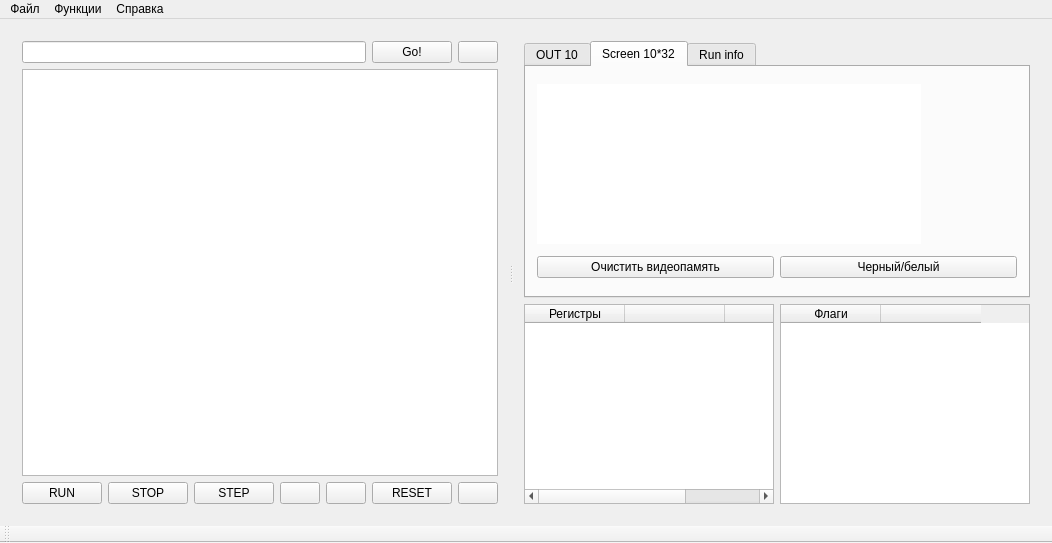
<?xml version="1.0" encoding="UTF-8"?>
<ui version="4.0">
 <class>MainWindow</class>
 <widget class="QMainWindow" name="MainWindow">
  <property name="geometry">
   <rect>
    <x>0</x>
    <y>0</y>
    <width>1052</width>
    <height>543</height>
   </rect>
  </property>
  <property name="windowTitle">
   <string>MainWindow</string>
  </property>
  <widget class="QWidget" name="centralWidget">
   <layout class="QHBoxLayout" name="horizontalLayout_4">
    <item>
     <widget class="QSplitter" name="splitter">
      <property name="sizePolicy">
       <sizepolicy hsizetype="Preferred" vsizetype="Preferred">
        <horstretch>0</horstretch>
        <verstretch>0</verstretch>
       </sizepolicy>
      </property>
      <property name="layoutDirection">
       <enum>Qt::LeftToRight</enum>
      </property>
      <property name="autoFillBackground">
       <bool>false</bool>
      </property>
      <property name="orientation">
       <enum>Qt::Horizontal</enum>
      </property>
      <property name="opaqueResize">
       <bool>true</bool>
      </property>
      <property name="handleWidth">
       <number>4</number>
      </property>
      <property name="childrenCollapsible">
       <bool>true</bool>
      </property>
      <widget class="QWidget" name="layoutWidget">
       <layout class="QVBoxLayout" name="verticalLayout" stretch="0,0,0">
        <property name="sizeConstraint">
         <enum>QLayout::SetDefaultConstraint</enum>
        </property>
        <item>
         <layout class="QHBoxLayout" name="horizontalLayout">
          <item>
           <widget class="QLineEdit" name="lineEdit"/>
          </item>
          <item>
           <widget class="QPushButton" name="pushButton_4">
            <property name="text">
             <string>Go!</string>
            </property>
            <property name="icon">
             <iconset resource="res.qrc">
              <normaloff>:/img/go.png</normaloff>:/img/go.png</iconset>
            </property>
           </widget>
          </item>
          <item>
           <widget class="QPushButton" name="pushButton_8">
            <property name="text">
             <string/>
            </property>
            <property name="icon">
             <iconset resource="res.qrc">
              <normaloff>:/img/search.png</normaloff>:/img/search.png</iconset>
            </property>
           </widget>
          </item>
         </layout>
        </item>
        <item>
         <widget class="QTableView" name="tableView">
          <property name="sizePolicy">
           <sizepolicy hsizetype="Expanding" vsizetype="Expanding">
            <horstretch>100</horstretch>
            <verstretch>0</verstretch>
           </sizepolicy>
          </property>
          <property name="minimumSize">
           <size>
            <width>100</width>
            <height>0</height>
           </size>
          </property>
          <property name="baseSize">
           <size>
            <width>600</width>
            <height>0</height>
           </size>
          </property>
          <property name="frameShape">
           <enum>QFrame::StyledPanel</enum>
          </property>
          <property name="frameShadow">
           <enum>QFrame::Sunken</enum>
          </property>
          <property name="lineWidth">
           <number>1</number>
          </property>
          <property name="midLineWidth">
           <number>0</number>
          </property>
          <property name="verticalScrollBarPolicy">
           <enum>Qt::ScrollBarAsNeeded</enum>
          </property>
          <property name="horizontalScrollBarPolicy">
           <enum>Qt::ScrollBarAsNeeded</enum>
          </property>
          <property name="editTriggers">
           <set>QAbstractItemView::AllEditTriggers</set>
          </property>
          <property name="tabKeyNavigation">
           <bool>false</bool>
          </property>
          <property name="showDropIndicator" stdset="0">
           <bool>false</bool>
          </property>
          <property name="dragDropOverwriteMode">
           <bool>false</bool>
          </property>
          <property name="selectionMode">
           <enum>QAbstractItemView::NoSelection</enum>
          </property>
          <property name="selectionBehavior">
           <enum>QAbstractItemView::SelectItems</enum>
          </property>
          <property name="showGrid">
           <bool>true</bool>
          </property>
          <property name="gridStyle">
           <enum>Qt::SolidLine</enum>
          </property>
          <property name="wordWrap">
           <bool>true</bool>
          </property>
          <property name="cornerButtonEnabled">
           <bool>true</bool>
          </property>
         </widget>
        </item>
        <item>
         <layout class="QHBoxLayout" name="horizontalLayout_3">
          <item>
           <widget class="QPushButton" name="pushButton">
            <property name="text">
             <string>RUN</string>
            </property>
            <property name="icon">
             <iconset resource="res.qrc">
              <normaloff>:/img/run.png</normaloff>:/img/run.png</iconset>
            </property>
           </widget>
          </item>
          <item>
           <widget class="QPushButton" name="pushButton_3">
            <property name="text">
             <string>STOP</string>
            </property>
            <property name="icon">
             <iconset resource="res.qrc">
              <normaloff>:/img/stop.png</normaloff>:/img/stop.png</iconset>
            </property>
           </widget>
          </item>
          <item>
           <widget class="QPushButton" name="pushButton_2">
            <property name="text">
             <string>STEP</string>
            </property>
            <property name="icon">
             <iconset resource="res.qrc">
              <normaloff>:/img/step.png</normaloff>:/img/step.png</iconset>
            </property>
           </widget>
          </item>
          <item>
           <widget class="QPushButton" name="pushButton_9">
            <property name="text">
             <string/>
            </property>
            <property name="icon">
             <iconset resource="res.qrc">
              <normaloff>:/img/down.png</normaloff>:/img/down.png</iconset>
            </property>
           </widget>
          </item>
          <item>
           <widget class="QPushButton" name="pushButton_11">
            <property name="whatsThis">
             <string/>
            </property>
            <property name="text">
             <string/>
            </property>
            <property name="icon">
             <iconset resource="res.qrc">
              <normaloff>:/img/up.png</normaloff>:/img/up.png</iconset>
            </property>
           </widget>
          </item>
          <item>
           <widget class="QPushButton" name="pushButton_12">
            <property name="text">
             <string>RESET</string>
            </property>
            <property name="icon">
             <iconset resource="res.qrc">
              <normaloff>:/img/reset.png</normaloff>:/img/reset.png</iconset>
            </property>
           </widget>
          </item>
          <item>
           <widget class="QPushButton" name="pushButton_10">
            <property name="text">
             <string/>
            </property>
            <property name="icon">
             <iconset resource="res.qrc">
              <normaloff>:/img/clear.png</normaloff>:/img/clear.png</iconset>
            </property>
           </widget>
          </item>
         </layout>
        </item>
       </layout>
      </widget>
      <widget class="QWidget" name="layoutWidget">
       <layout class="QVBoxLayout" name="verticalLayout_2" stretch="0,0">
        <property name="spacing">
         <number>6</number>
        </property>
        <property name="sizeConstraint">
         <enum>QLayout::SetDefaultConstraint</enum>
        </property>
        <item>
         <widget class="QTabWidget" name="tabWidget">
          <property name="sizePolicy">
           <sizepolicy hsizetype="Preferred" vsizetype="Expanding">
            <horstretch>0</horstretch>
            <verstretch>0</verstretch>
           </sizepolicy>
          </property>
          <property name="maximumSize">
           <size>
            <width>4000</width>
            <height>4000</height>
           </size>
          </property>
          <property name="baseSize">
           <size>
            <width>200</width>
            <height>200</height>
           </size>
          </property>
          <property name="currentIndex">
           <number>1</number>
          </property>
          <property name="usesScrollButtons">
           <bool>true</bool>
          </property>
          <property name="documentMode">
           <bool>false</bool>
          </property>
          <property name="tabsClosable">
           <bool>false</bool>
          </property>
          <property name="movable">
           <bool>false</bool>
          </property>
          <widget class="QWidget" name="tab_3">
           <attribute name="title">
            <string>OUT 10</string>
           </attribute>
           <layout class="QGridLayout" name="gridLayout_2">
            <item row="0" column="0">
             <widget class="QTextBrowser" name="textBrowser"/>
            </item>
            <item row="1" column="0">
             <widget class="QPushButton" name="pushButton_5">
              <property name="text">
               <string>Очистить</string>
              </property>
             </widget>
            </item>
           </layout>
          </widget>
          <widget class="QWidget" name="tab_2">
           <attribute name="title">
            <string>Screen 10*32</string>
           </attribute>
           <layout class="QGridLayout" name="gridLayout">
            <item row="0" column="0" colspan="2">
             <widget class="QTableWidget" name="tableWidget_4">
              <property name="sizePolicy">
               <sizepolicy hsizetype="MinimumExpanding" vsizetype="Expanding">
                <horstretch>0</horstretch>
                <verstretch>0</verstretch>
               </sizepolicy>
              </property>
              <property name="minimumSize">
               <size>
                <width>384</width>
                <height>160</height>
               </size>
              </property>
              <property name="maximumSize">
               <size>
                <width>384</width>
                <height>160</height>
               </size>
              </property>
              <property name="palette">
               <palette>
                <active>
                 <colorrole role="Base">
                  <brush brushstyle="SolidPattern">
                   <color alpha="255">
                    <red>255</red>
                    <green>255</green>
                    <blue>255</blue>
                   </color>
                  </brush>
                 </colorrole>
                 <colorrole role="Window">
                  <brush brushstyle="SolidPattern">
                   <color alpha="255">
                    <red>255</red>
                    <green>255</green>
                    <blue>255</blue>
                   </color>
                  </brush>
                 </colorrole>
                </active>
                <inactive>
                 <colorrole role="Base">
                  <brush brushstyle="SolidPattern">
                   <color alpha="255">
                    <red>255</red>
                    <green>255</green>
                    <blue>255</blue>
                   </color>
                  </brush>
                 </colorrole>
                 <colorrole role="Window">
                  <brush brushstyle="SolidPattern">
                   <color alpha="255">
                    <red>255</red>
                    <green>255</green>
                    <blue>255</blue>
                   </color>
                  </brush>
                 </colorrole>
                </inactive>
                <disabled>
                 <colorrole role="Base">
                  <brush brushstyle="SolidPattern">
                   <color alpha="255">
                    <red>255</red>
                    <green>255</green>
                    <blue>255</blue>
                   </color>
                  </brush>
                 </colorrole>
                 <colorrole role="Window">
                  <brush brushstyle="SolidPattern">
                   <color alpha="255">
                    <red>255</red>
                    <green>255</green>
                    <blue>255</blue>
                   </color>
                  </brush>
                 </colorrole>
                </disabled>
               </palette>
              </property>
              <property name="font">
               <font>
                <family>Courier 10 Pitch</family>
                <bold>true</bold>
               </font>
              </property>
              <property name="focusPolicy">
               <enum>Qt::NoFocus</enum>
              </property>
              <property name="contextMenuPolicy">
               <enum>Qt::NoContextMenu</enum>
              </property>
              <property name="frameShape">
               <enum>QFrame::NoFrame</enum>
              </property>
              <property name="lineWidth">
               <number>0</number>
              </property>
              <property name="verticalScrollBarPolicy">
               <enum>Qt::ScrollBarAlwaysOff</enum>
              </property>
              <property name="horizontalScrollBarPolicy">
               <enum>Qt::ScrollBarAlwaysOff</enum>
              </property>
              <property name="autoScroll">
               <bool>false</bool>
              </property>
              <property name="autoScrollMargin">
               <number>0</number>
              </property>
              <property name="editTriggers">
               <set>QAbstractItemView::NoEditTriggers</set>
              </property>
              <property name="tabKeyNavigation">
               <bool>false</bool>
              </property>
              <property name="showDropIndicator" stdset="0">
               <bool>false</bool>
              </property>
              <property name="dragDropOverwriteMode">
               <bool>false</bool>
              </property>
              <property name="selectionMode">
               <enum>QAbstractItemView::NoSelection</enum>
              </property>
              <property name="textElideMode">
               <enum>Qt::ElideNone</enum>
              </property>
              <property name="showGrid">
               <bool>false</bool>
              </property>
              <property name="gridStyle">
               <enum>Qt::NoPen</enum>
              </property>
              <property name="wordWrap">
               <bool>false</bool>
              </property>
              <property name="cornerButtonEnabled">
               <bool>false</bool>
              </property>
              <attribute name="horizontalHeaderVisible">
               <bool>false</bool>
              </attribute>
              <attribute name="horizontalHeaderHighlightSections">
               <bool>false</bool>
              </attribute>
              <attribute name="verticalHeaderVisible">
               <bool>false</bool>
              </attribute>
              <attribute name="verticalHeaderHighlightSections">
               <bool>false</bool>
              </attribute>
             </widget>
            </item>
            <item row="1" column="1">
             <widget class="QPushButton" name="pushButton_7">
              <property name="text">
               <string>Черный/белый</string>
              </property>
             </widget>
            </item>
            <item row="1" column="0">
             <widget class="QPushButton" name="pushButton_6">
              <property name="text">
               <string>Очистить видеопамять</string>
              </property>
             </widget>
            </item>
           </layout>
          </widget>
          <widget class="QWidget" name="tab_RunInfo">
           <attribute name="title">
            <string>Run info</string>
           </attribute>
           <layout class="QGridLayout" name="gridLayout_4">
            <item row="0" column="0">
             <widget class="QTextBrowser" name="textBrowser_2"/>
            </item>
            <item row="1" column="0">
             <widget class="QPushButton" name="pushButton_13">
              <property name="text">
               <string>Очистить</string>
              </property>
             </widget>
            </item>
           </layout>
          </widget>
         </widget>
        </item>
        <item>
         <layout class="QHBoxLayout" name="horizontalLayout_2" stretch="0,0">
          <property name="sizeConstraint">
           <enum>QLayout::SetDefaultConstraint</enum>
          </property>
          <item>
           <widget class="QTableWidget" name="tableWidget_3">
            <property name="sizePolicy">
             <sizepolicy hsizetype="Preferred" vsizetype="Expanding">
              <horstretch>1</horstretch>
              <verstretch>0</verstretch>
             </sizepolicy>
            </property>
            <property name="minimumSize">
             <size>
              <width>100</width>
              <height>0</height>
             </size>
            </property>
            <property name="maximumSize">
             <size>
              <width>400</width>
              <height>16777215</height>
             </size>
            </property>
            <property name="sizeIncrement">
             <size>
              <width>0</width>
              <height>0</height>
             </size>
            </property>
            <property name="baseSize">
             <size>
              <width>200</width>
              <height>0</height>
             </size>
            </property>
            <property name="mouseTracking">
             <bool>false</bool>
            </property>
            <property name="focusPolicy">
             <enum>Qt::TabFocus</enum>
            </property>
            <property name="contextMenuPolicy">
             <enum>Qt::DefaultContextMenu</enum>
            </property>
            <property name="editTriggers">
             <set>QAbstractItemView::DoubleClicked</set>
            </property>
            <property name="tabKeyNavigation">
             <bool>false</bool>
            </property>
            <property name="showDropIndicator" stdset="0">
             <bool>false</bool>
            </property>
            <property name="dragDropOverwriteMode">
             <bool>false</bool>
            </property>
            <property name="selectionMode">
             <enum>QAbstractItemView::NoSelection</enum>
            </property>
            <property name="selectionBehavior">
             <enum>QAbstractItemView::SelectRows</enum>
            </property>
            <property name="showGrid">
             <bool>false</bool>
            </property>
            <property name="gridStyle">
             <enum>Qt::NoPen</enum>
            </property>
            <attribute name="horizontalHeaderHighlightSections">
             <bool>false</bool>
            </attribute>
            <attribute name="verticalHeaderMinimumSectionSize">
             <number>19</number>
            </attribute>
            <attribute name="verticalHeaderHighlightSections">
             <bool>false</bool>
            </attribute>
            <column>
             <property name="text">
              <string>Регистры</string>
             </property>
            </column>
            <column>
             <property name="text">
              <string/>
             </property>
            </column>
            <column>
             <property name="text">
              <string/>
             </property>
            </column>
           </widget>
          </item>
          <item>
           <widget class="QTableWidget" name="tableWidget_2">
            <property name="sizePolicy">
             <sizepolicy hsizetype="Preferred" vsizetype="Maximum">
              <horstretch>1</horstretch>
              <verstretch>0</verstretch>
             </sizepolicy>
            </property>
            <property name="minimumSize">
             <size>
              <width>100</width>
              <height>200</height>
             </size>
            </property>
            <property name="maximumSize">
             <size>
              <width>400</width>
              <height>2500</height>
             </size>
            </property>
            <property name="baseSize">
             <size>
              <width>100</width>
              <height>0</height>
             </size>
            </property>
            <property name="frameShadow">
             <enum>QFrame::Sunken</enum>
            </property>
            <property name="editTriggers">
             <set>QAbstractItemView::DoubleClicked</set>
            </property>
            <property name="tabKeyNavigation">
             <bool>false</bool>
            </property>
            <property name="showDropIndicator" stdset="0">
             <bool>false</bool>
            </property>
            <property name="dragDropOverwriteMode">
             <bool>false</bool>
            </property>
            <property name="selectionMode">
             <enum>QAbstractItemView::NoSelection</enum>
            </property>
            <property name="selectionBehavior">
             <enum>QAbstractItemView::SelectRows</enum>
            </property>
            <property name="verticalScrollMode">
             <enum>QAbstractItemView::ScrollPerItem</enum>
            </property>
            <property name="showGrid">
             <bool>false</bool>
            </property>
            <property name="gridStyle">
             <enum>Qt::NoPen</enum>
            </property>
            <property name="wordWrap">
             <bool>true</bool>
            </property>
            <property name="cornerButtonEnabled">
             <bool>true</bool>
            </property>
            <attribute name="horizontalHeaderHighlightSections">
             <bool>false</bool>
            </attribute>
            <attribute name="verticalHeaderHighlightSections">
             <bool>false</bool>
            </attribute>
            <column>
             <property name="text">
              <string>Флаги</string>
             </property>
            </column>
            <column>
             <property name="text">
              <string/>
             </property>
            </column>
           </widget>
          </item>
         </layout>
        </item>
       </layout>
      </widget>
     </widget>
    </item>
   </layout>
  </widget>
  <widget class="QMenuBar" name="menuBar">
   <property name="geometry">
    <rect>
     <x>0</x>
     <y>0</y>
     <width>1052</width>
     <height>23</height>
    </rect>
   </property>
   <widget class="QMenu" name="menu">
    <property name="title">
     <string>Файл</string>
    </property>
    <addaction name="action_2"/>
    <addaction name="action_3"/>
    <addaction name="action_4"/>
    <addaction name="separator"/>
    <addaction name="action_19"/>
   </widget>
   <widget class="QMenu" name="menu_2">
    <property name="title">
     <string>Функции</string>
    </property>
    <addaction name="action_14"/>
    <addaction name="action_9"/>
    <addaction name="action_10"/>
    <addaction name="separator"/>
    <addaction name="action_8"/>
    <addaction name="action_13"/>
    <addaction name="action_17"/>
    <addaction name="action_16"/>
    <addaction name="separator"/>
    <addaction name="action_15"/>
    <addaction name="action_12"/>
   </widget>
   <widget class="QMenu" name="menu_4">
    <property name="title">
     <string>Справка</string>
    </property>
    <addaction name="action_5"/>
    <addaction name="action_6"/>
    <addaction name="action_7"/>
    <addaction name="separator"/>
    <addaction name="action_18"/>
    <addaction name="action_20"/>
    <addaction name="separator"/>
    <addaction name="action_VS"/>
    <addaction name="action_ASSCI"/>
   </widget>
   <addaction name="menu"/>
   <addaction name="menu_2"/>
   <addaction name="menu_4"/>
  </widget>
  <widget class="QToolBar" name="mainToolBar">
   <property name="enabled">
    <bool>true</bool>
   </property>
   <attribute name="toolBarArea">
    <enum>BottomToolBarArea</enum>
   </attribute>
   <attribute name="toolBarBreak">
    <bool>false</bool>
   </attribute>
  </widget>
  <action name="action">
   <property name="text">
    <string>Создать</string>
   </property>
  </action>
  <action name="action_2">
   <property name="icon">
    <iconset resource="res.qrc">
     <normaloff>:/img/open.png</normaloff>:/img/open.png</iconset>
   </property>
   <property name="text">
    <string>Открыть</string>
   </property>
   <property name="shortcut">
    <string>Ctrl+O</string>
   </property>
  </action>
  <action name="action_3">
   <property name="icon">
    <iconset resource="res.qrc">
     <normaloff>:/img/save.png</normaloff>:/img/save.png</iconset>
   </property>
   <property name="text">
    <string>Сохранить</string>
   </property>
   <property name="shortcut">
    <string>Ctrl+S</string>
   </property>
  </action>
  <action name="action_4">
   <property name="icon">
    <iconset resource="res.qrc">
     <normaloff>:/img/save.png</normaloff>:/img/save.png</iconset>
   </property>
   <property name="text">
    <string>Сохранить как...</string>
   </property>
   <property name="shortcut">
    <string>Ctrl+Shift+S</string>
   </property>
  </action>
  <action name="action_5">
   <property name="icon">
    <iconset resource="res.qrc">
     <normaloff>:/img/table.png</normaloff>:/img/table.png</iconset>
   </property>
   <property name="text">
    <string>Показать справку по командам</string>
   </property>
  </action>
  <action name="action_6">
   <property name="icon">
    <iconset resource="res.qrc">
     <normaloff>:/img/info.png</normaloff>:/img/info.png</iconset>
   </property>
   <property name="text">
    <string>Об авторе</string>
   </property>
  </action>
  <action name="action_7">
   <property name="icon">
    <iconset resource="res.qrc">
     <normaloff>:/img/about.png</normaloff>:/img/about.png</iconset>
   </property>
   <property name="text">
    <string>О программе</string>
   </property>
  </action>
  <action name="action_8">
   <property name="icon">
    <iconset resource="res.qrc">
     <normaloff>:/img/go.png</normaloff>:/img/go.png</iconset>
   </property>
   <property name="text">
    <string>Перейти на строку...</string>
   </property>
  </action>
  <action name="action_9">
   <property name="checkable">
    <bool>false</bool>
   </property>
   <property name="icon">
    <iconset resource="res.qrc">
     <normaloff>:/img/run.png</normaloff>:/img/run.png</iconset>
   </property>
   <property name="text">
    <string>Запустить</string>
   </property>
   <property name="shortcut">
    <string>Ctrl+F5</string>
   </property>
   <property name="iconVisibleInMenu">
    <bool>true</bool>
   </property>
   <property name="priority">
    <enum>QAction::NormalPriority</enum>
   </property>
  </action>
  <action name="action_10">
   <property name="icon">
    <iconset resource="res.qrc">
     <normaloff>:/img/stop.png</normaloff>:/img/stop.png</iconset>
   </property>
   <property name="text">
    <string>Остановить</string>
   </property>
   <property name="shortcut">
    <string>Esc</string>
   </property>
  </action>
  <action name="action_11">
   <property name="text">
    <string>Изменить</string>
   </property>
  </action>
  <action name="action_14">
   <property name="icon">
    <iconset resource="res.qrc">
     <normaloff>:/img/step.png</normaloff>:/img/step.png</iconset>
   </property>
   <property name="text">
    <string>Сделать шаг</string>
   </property>
   <property name="shortcut">
    <string>F5</string>
   </property>
  </action>
  <action name="action_15">
   <property name="icon">
    <iconset resource="res.qrc">
     <normaloff>:/img/reset.png</normaloff>:/img/reset.png</iconset>
   </property>
   <property name="text">
    <string>Сбросить</string>
   </property>
   <property name="shortcut">
    <string>Ctrl+R</string>
   </property>
  </action>
  <action name="action_13">
   <property name="icon">
    <iconset resource="res.qrc">
     <normaloff>:/img/up.png</normaloff>:/img/up.png</iconset>
   </property>
   <property name="text">
    <string>Вверх</string>
   </property>
   <property name="shortcut">
    <string>Ctrl+Up</string>
   </property>
  </action>
  <action name="action_16">
   <property name="icon">
    <iconset resource="res.qrc">
     <normaloff>:/img/search.png</normaloff>:/img/search.png</iconset>
   </property>
   <property name="text">
    <string>Найти каретку</string>
   </property>
   <property name="shortcut">
    <string>Ctrl+F</string>
   </property>
  </action>
  <action name="action_17">
   <property name="icon">
    <iconset resource="res.qrc">
     <normaloff>:/img/down.png</normaloff>:/img/down.png</iconset>
   </property>
   <property name="text">
    <string>Вниз</string>
   </property>
   <property name="shortcut">
    <string>Ctrl+Down</string>
   </property>
  </action>
  <action name="action_19">
   <property name="icon">
    <iconset resource="res.qrc">
     <normaloff>:/img/exit.png</normaloff>:/img/exit.png</iconset>
   </property>
   <property name="text">
    <string>Выход</string>
   </property>
   <property name="shortcut">
    <string>Ctrl+Q</string>
   </property>
  </action>
  <action name="action_18">
   <property name="text">
    <string>Про регистры</string>
   </property>
  </action>
  <action name="action_20">
   <property name="text">
    <string>Про флаги</string>
   </property>
  </action>
  <action name="action_12">
   <property name="icon">
    <iconset resource="res.qrc">
     <normaloff>:/img/clear.png</normaloff>:/img/clear.png</iconset>
   </property>
   <property name="text">
    <string>Сбросить регистры и флаги</string>
   </property>
   <property name="shortcut">
    <string>Ctrl+Del</string>
   </property>
  </action>
  <action name="action_VS">
   <property name="icon">
    <iconset resource="res.qrc">
     <normaloff>:/img/screen.png</normaloff>:/img/screen.png</iconset>
   </property>
   <property name="text">
    <string>Про VS</string>
   </property>
  </action>
  <action name="action_ASSCI">
   <property name="icon">
    <iconset resource="res.qrc">
     <normaloff>:/img/ascii.png</normaloff>:/img/ascii.png</iconset>
   </property>
   <property name="text">
    <string>Таблица ASCII</string>
   </property>
  </action>
 </widget>
 <layoutdefault spacing="6" margin="11"/>
 <resources>
  <include location="res.qrc"/>
 </resources>
 <connections>
  <connection>
   <sender>tableWidget_2</sender>
   <signal>cellDoubleClicked(int,int)</signal>
   <receiver>MainWindow</receiver>
   <slot>StartEditFlag(int,int)</slot>
   <hints>
    <hint type="sourcelabel">
     <x>717</x>
     <y>365</y>
    </hint>
    <hint type="destinationlabel">
     <x>721</x>
     <y>429</y>
    </hint>
   </hints>
  </connection>
  <connection>
   <sender>tableWidget_2</sender>
   <signal>cellChanged(int,int)</signal>
   <receiver>MainWindow</receiver>
   <slot>EditFlag(int,int)</slot>
   <hints>
    <hint type="sourcelabel">
     <x>715</x>
     <y>358</y>
    </hint>
    <hint type="destinationlabel">
     <x>691</x>
     <y>429</y>
    </hint>
   </hints>
  </connection>
  <connection>
   <sender>tableWidget_3</sender>
   <signal>cellDoubleClicked(int,int)</signal>
   <receiver>MainWindow</receiver>
   <slot>StartEditReg(int,int)</slot>
   <hints>
    <hint type="sourcelabel">
     <x>528</x>
     <y>336</y>
    </hint>
    <hint type="destinationlabel">
     <x>555</x>
     <y>427</y>
    </hint>
   </hints>
  </connection>
  <connection>
   <sender>tableWidget_3</sender>
   <signal>cellActivated(int,int)</signal>
   <receiver>MainWindow</receiver>
   <slot>StartEditReg(int,int)</slot>
   <hints>
    <hint type="sourcelabel">
     <x>614</x>
     <y>382</y>
    </hint>
    <hint type="destinationlabel">
     <x>631</x>
     <y>429</y>
    </hint>
   </hints>
  </connection>
  <connection>
   <sender>tableWidget_3</sender>
   <signal>cellPressed(int,int)</signal>
   <receiver>MainWindow</receiver>
   <slot>StartEditReg(int,int)</slot>
   <hints>
    <hint type="sourcelabel">
     <x>503</x>
     <y>352</y>
    </hint>
    <hint type="destinationlabel">
     <x>501</x>
     <y>428</y>
    </hint>
   </hints>
  </connection>
  <connection>
   <sender>pushButton_8</sender>
   <signal>clicked()</signal>
   <receiver>MainWindow</receiver>
   <slot>CursorSearch()</slot>
   <hints>
    <hint type="sourcelabel">
     <x>417</x>
     <y>48</y>
    </hint>
    <hint type="destinationlabel">
     <x>402</x>
     <y>27</y>
    </hint>
   </hints>
  </connection>
  <connection>
   <sender>pushButton_13</sender>
   <signal>clicked()</signal>
   <receiver>textBrowser_2</receiver>
   <slot>clear()</slot>
   <hints>
    <hint type="sourcelabel">
     <x>492</x>
     <y>264</y>
    </hint>
    <hint type="destinationlabel">
     <x>495</x>
     <y>245</y>
    </hint>
   </hints>
  </connection>
  <connection>
   <sender>pushButton_4</sender>
   <signal>clicked()</signal>
   <receiver>MainWindow</receiver>
   <slot>Go()</slot>
   <hints>
    <hint type="sourcelabel">
     <x>356</x>
     <y>52</y>
    </hint>
    <hint type="destinationlabel">
     <x>218</x>
     <y>59</y>
    </hint>
   </hints>
  </connection>
  <connection>
   <sender>pushButton_7</sender>
   <signal>clicked()</signal>
   <receiver>MainWindow</receiver>
   <slot>ChangeBgVideoMem()</slot>
   <hints>
    <hint type="sourcelabel">
     <x>778</x>
     <y>263</y>
    </hint>
    <hint type="destinationlabel">
     <x>790</x>
     <y>303</y>
    </hint>
   </hints>
  </connection>
  <connection>
   <sender>pushButton_6</sender>
   <signal>clicked()</signal>
   <receiver>MainWindow</receiver>
   <slot>ClearVideoMem()</slot>
   <hints>
    <hint type="sourcelabel">
     <x>548</x>
     <y>263</y>
    </hint>
    <hint type="destinationlabel">
     <x>616</x>
     <y>301</y>
    </hint>
   </hints>
  </connection>
  <connection>
   <sender>pushButton_5</sender>
   <signal>clicked()</signal>
   <receiver>textBrowser</receiver>
   <slot>clear()</slot>
   <hints>
    <hint type="sourcelabel">
     <x>531</x>
     <y>268</y>
    </hint>
    <hint type="destinationlabel">
     <x>490</x>
     <y>212</y>
    </hint>
   </hints>
  </connection>
  <connection>
   <sender>tableWidget_3</sender>
   <signal>cellChanged(int,int)</signal>
   <receiver>MainWindow</receiver>
   <slot>EditReg(int,int)</slot>
   <hints>
    <hint type="sourcelabel">
     <x>482</x>
     <y>329</y>
    </hint>
    <hint type="destinationlabel">
     <x>399</x>
     <y>426</y>
    </hint>
   </hints>
  </connection>
 </connections>
 <slots>
  <slot>Go()</slot>
  <slot>CursorSearch()</slot>
  <slot>CursorUp()</slot>
  <slot>CursorDown()</slot>
  <slot>Reset()</slot>
  <slot>EditReg(int,int)</slot>
  <slot>StartEditReg(int,int)</slot>
  <slot>StartEditMainTable(int,int)</slot>
  <slot>EditMainTable(int,int)</slot>
  <slot>EditFlag(int,int)</slot>
  <slot>StartEditFlag(int,int)</slot>
  <slot>ClearVideoMem()</slot>
  <slot>ChangeBgVideoMem()</slot>
 </slots>
</ui>
